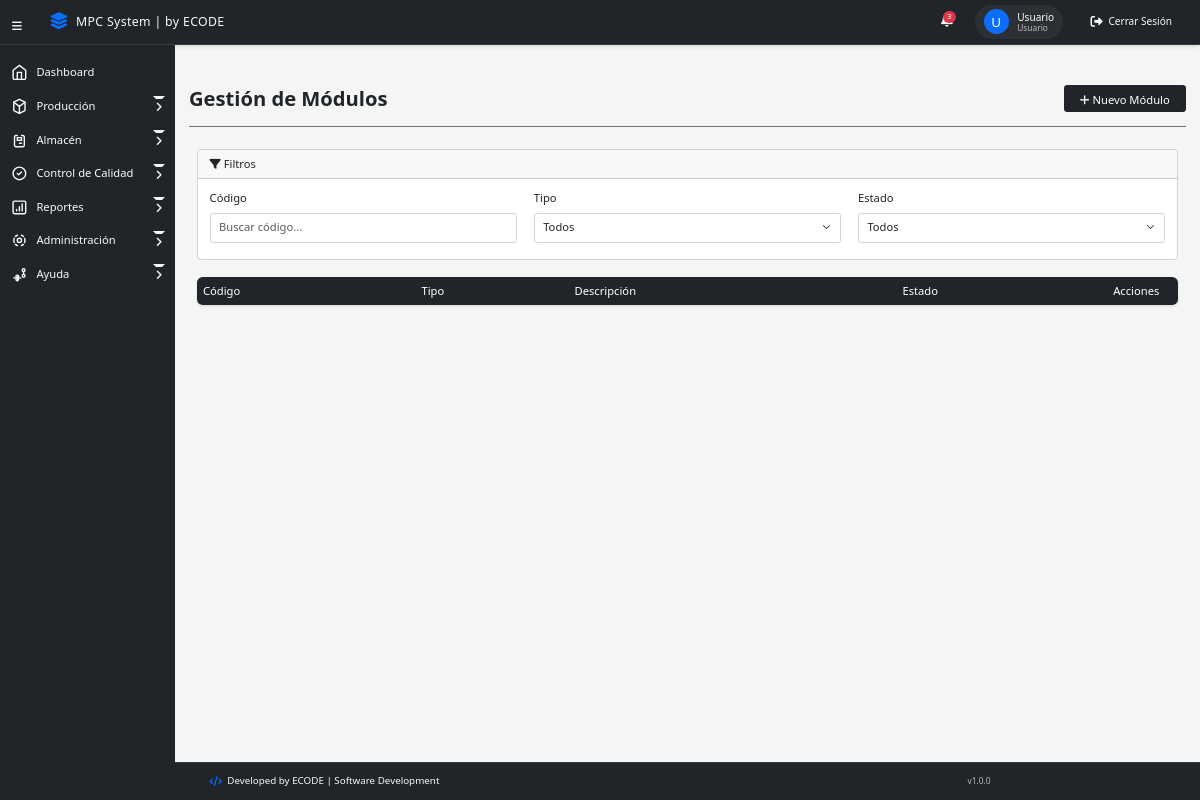
The app's page /views/modulos.php (signed in), older data.
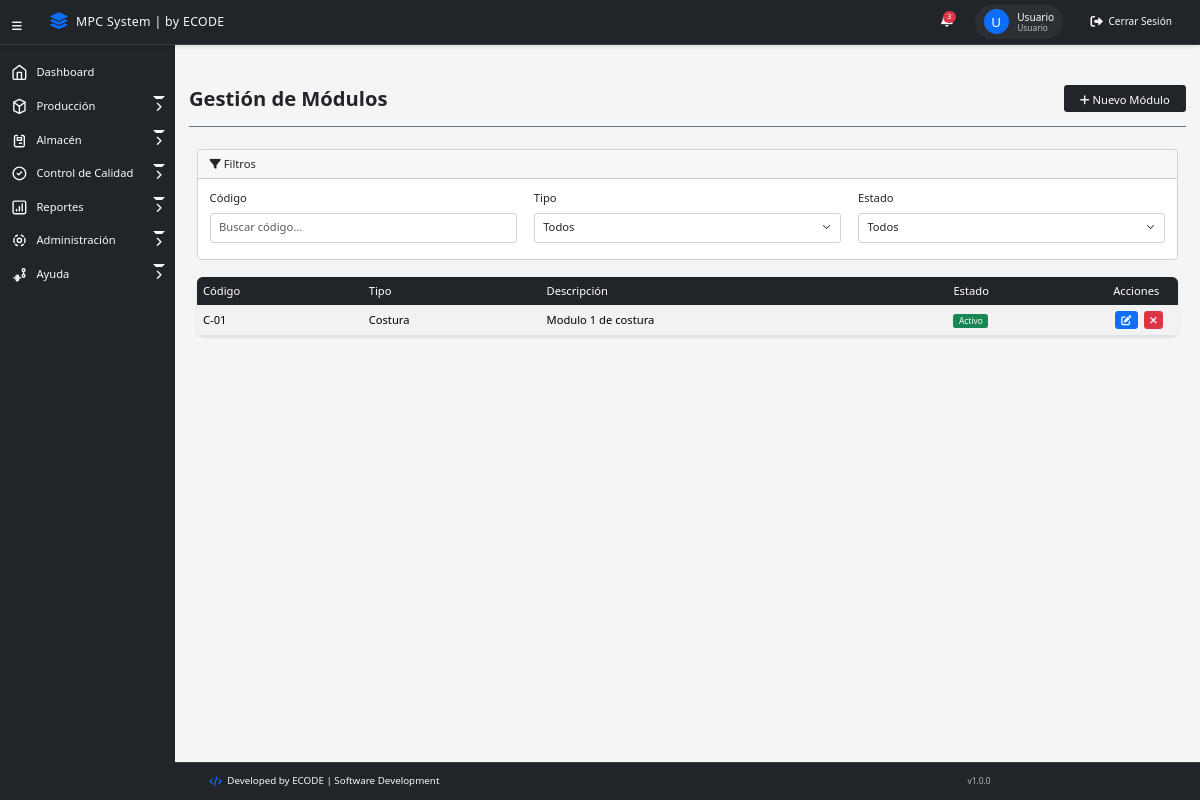
The same page, newer data.
### tables this page shows
CREATE TABLE `modulos` (
  `id` int(11) NOT NULL,
  `modulo_codigo` varchar(10) NOT NULL COMMENT 'Código del módulo (ej: C-01, T-01)',
  `modulo_tipo` enum('Costura','Corte') NOT NULL COMMENT 'Tipo de módulo',
  `modulo_descripcion` text DEFAULT NULL COMMENT 'Descripción o notas sobre el módulo',
  `modulo_estado` enum('Activo','Inactivo') NOT NULL DEFAULT 'Activo',
  `modulo_creacion` timestamp NOT NULL DEFAULT current_timestamp(),
  `modulo_modificacion` timestamp NOT NULL DEFAULT current_timestamp() ON UPDATE current_timestamp()
);

### models/Modulo.php (called while the page is built, shortened)
<?php
require_once '../config/Database.php';
class Modulo {
    private $conn;
    private $table = 'modulos';
    public function __construct() {
        $database = new Database();
        $this->conn = $database->getConnection();
    }
    public function read() {
        $query = "SELECT * FROM {$this->table} ORDER BY modulo_codigo";
        $stmt = $this->conn->prepare($query);
        $stmt->execute();
        return $stmt->fetchAll(PDO::FETCH_ASSOC);
    }
}

### config/database.php (called while the page is built, shortened)
<?php
class Database {
    private $host = "localhost";
    private $database_name = "minlex_elsalvador";
    private $username = "root";
    private $password = "";
    private $port = 3306;
    public function getConnection() {
        $this->conn = null;
        try {
            try {
                $this->conn = new PDO(
                    "mysql:unix_socket=/opt/lampp/var/mysql/mysql.sock;dbname=" . $this->database_name,
                    $this->username,
                    $this->password
                );
            } catch (PDOException $e) {
                $this->conn = new PDO(
                    "mysql:host=" . $this->host . ";port=" . $this->port . ";dbname=" . $this->database_name,
                    $this->username,
                    $this->password
                );
            }
            $this->conn->setAttribute(PDO::ATTR_ERRMODE, PDO::ERRMODE_EXCEPTION);
            $this->conn->setAttribute(PDO::ATTR_DEFAULT_FETCH_MODE, PDO::FETCH_ASSOC);
            $this->conn->exec("SET NAMES utf8");
            return $this->conn;
        } catch (PDOException $exception) {
            error_log("Error de conexión a la base de datos: " . $exception->getMessage());
            throw new Exception("Error de conexión a la base de datos. Por favor verifica que XAMPP esté corriendo.");
        }
    }
}
?>

### controllers/ModuloController.php (called while the page is built, shortened)
<?php
require_once '../models/Modulo.php';
class ModuloController {
    private $modelo;
    public function __construct() {
        $this->modelo = new Modulo();
    }
    public function getModulos() {
        return $this->modelo->read();
    }
}

### views/modulos.php (the view, shortened to what the changed rows need)
<?php
require_once '../controllers/ModuloController.php';
$moduloController = new ModuloController();
$modulos = $moduloController->getModulos();
?>
<!DOCTYPE html>
<html lang="es">
<head>
    <?php include '../components/meta.php'; ?>
</head>
<body>
    <?php include '../components/menu_lateral.php'; ?>
    <main>
        <div class="titulo-vista">
            <h1><strong>Gestión de Módulos</strong></h1>
        </div>
        <div class="container-fluid">
            <div class="table-responsive">
                <table class="table table-striped table-hover">
                    <thead>
                        <tr>
                            <th>Código</th>
                            <th>Tipo</th>
                            <th>Descripción</th>
                            <th>Estado</th>
                            <th>Acciones</th>
                        </tr>
                    </thead>
                    <tbody>
                        <?php foreach ($modulos as $modulo): ?>
                        <tr>
                            <td><?php echo htmlspecialchars($modulo['modulo_codigo']); ?></td>
                            <td><?php echo htmlspecialchars($modulo['modulo_tipo']); ?></td>
                            <td><?php echo htmlspecialchars($modulo['modulo_descripcion'] ?? ''); ?></td>
                            <td>
                                <span class="badge <?php echo $modulo['modulo_estado'] === 'Activo' ? 'bg-success' : 'bg-danger'; ?>">
                                    <?php echo htmlspecialchars($modulo['modulo_estado']); ?>
                                </span>
                            </td>
                            <td>
                                <button class="btn btn-sm btn-primary editar-modulo"
                                        data-id="<?php echo $modulo['id']; ?>"
                                        data-codigo="<?php echo htmlspecialchars($modulo['modulo_codigo']); ?>"
                                        data-tipo="<?php echo htmlspecialchars($modulo['modulo_tipo']); ?>"
                                        data-descripcion="<?php echo htmlspecialchars($modulo['modulo_descripcion'] ?? ''); ?>">
                                    <i class="fas fa-edit"></i>
                                </button>
                                <button class="btn btn-sm <?php echo $modulo['modulo_estado'] === 'Activo' ? 'btn-danger' : 'btn-success'; ?> toggle-estado"
                                        data-id="<?php echo $modulo['id']; ?>"
                                        data-estado="<?php echo $modulo['modulo_estado']; ?>">
                                    <i class="fas <?php echo $modulo['modulo_estado'] === 'Activo' ? 'fa-times' : 'fa-check'; ?>"></i>
                                </button>
                            </td>
                        </tr>
                        <?php endforeach; ?>
                    </tbody>
                </table>
            </div>
        </div>
    </main>
</body>
</html>

Row changes from the older to the newer data that the page shows:
added modulos: modulo_codigo "C-01", modulo_tipo "Costura", modulo_descripcion "Modulo 1 de costura", modulo_estado "Activo"
